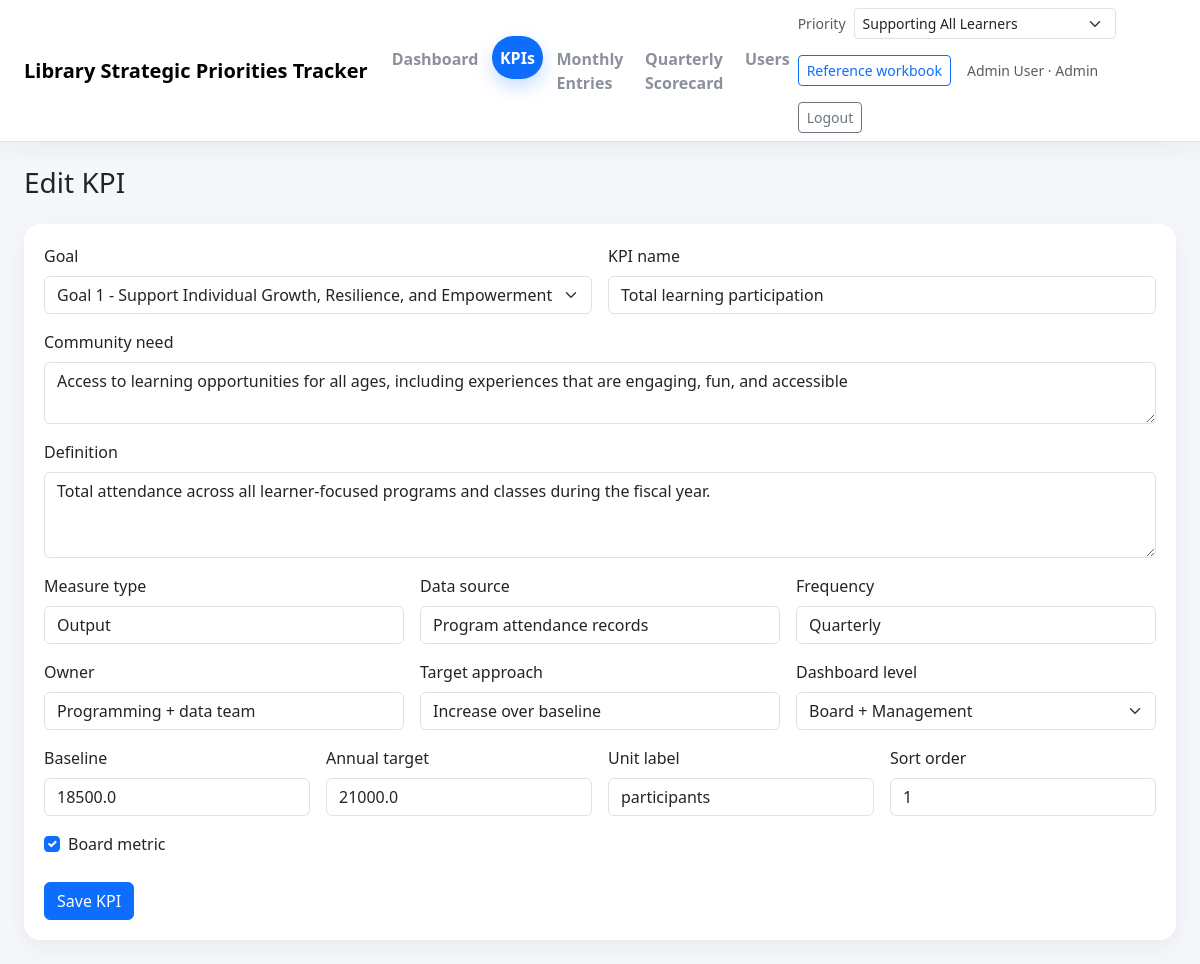
The app's page /kpis/1/edit (signed in) with its own data.
### app/models.py (models this page shows, shortened)
class TimestampMixin:
    created_at: Mapped[datetime] = mapped_column(default=datetime.utcnow, nullable=False)
    updated_at: Mapped[datetime] = mapped_column(default=datetime.utcnow, onupdate=datetime.utcnow, nullable=False)

class User(UserMixin, TimestampMixin, db.Model):
    __tablename__ = 'users'
    id: Mapped[int] = mapped_column(primary_key=True)
    full_name: Mapped[str] = mapped_column(db.String(120), nullable=False)
    email: Mapped[str] = mapped_column(db.String(255), unique=True, nullable=False, index=True)
    role: Mapped[str] = mapped_column(db.String(20), default='viewer', nullable=False)
    password_hash: Mapped[str] = mapped_column(db.String(255), nullable=False)
    is_active_user: Mapped[bool] = mapped_column(default=True, nullable=False)
    monthly_entries: Mapped[list['MonthlyEntry']] = relationship(back_populates='entered_by')
    kpi_updates: Mapped[list['KPIQuarterlyActual']] = relationship(back_populates='updated_by')
    @property
    def is_active(self) -> bool:
        return self.is_active_user
    def can_edit(self) -> bool:
        return self.role in {'admin', 'editor'}

class KPIDefinition(TimestampMixin, db.Model):
    __tablename__ = 'kpi_definitions'
    id: Mapped[int] = mapped_column(primary_key=True)
    priority_id: Mapped[int] = mapped_column(ForeignKey('strategic_priorities.id'), nullable=False, index=True)
    goal_id: Mapped[int | None] = mapped_column(ForeignKey('strategic_goals.id'))
    name: Mapped[str] = mapped_column(db.String(200), nullable=False)
    community_need: Mapped[str] = mapped_column(db.Text, nullable=False)
    definition: Mapped[str] = mapped_column(db.Text, nullable=False)
    measure_type: Mapped[str] = mapped_column(db.String(50), nullable=False)
    data_source: Mapped[str] = mapped_column(db.String(200), nullable=False)
    frequency: Mapped[str] = mapped_column(db.String(50), nullable=False)
    owner: Mapped[str] = mapped_column(db.String(120), nullable=False)
    target_approach: Mapped[str] = mapped_column(db.String(200), nullable=False)
    dashboard_level: Mapped[str] = mapped_column(db.String(50), nullable=False)
    is_board_metric: Mapped[bool] = mapped_column(default=False, nullable=False)
    baseline_value: Mapped[float | None] = mapped_column(db.Float)
    annual_target: Mapped[float | None] = mapped_column(db.Float)
    unit_label: Mapped[str | None] = mapped_column(db.String(50))
    sort_order: Mapped[int] = mapped_column(default=0, nullable=False)
    priority: Mapped[StrategicPriority] = relationship(back_populates='kpis')
    goal: Mapped[StrategicGoal | None] = relationship(back_populates='kpis')
    quarterly_actuals: Mapped[list['KPIQuarterlyActual']] = relationship(back_populates='kpi', cascade='all, delete-orphan')

### app/main/routes.py (the view)
@main_bp.route('/kpis/<int:kpi_id>/edit', methods=['GET', 'POST'])
@login_required
def kpi_edit(kpi_id: int):
    require_editor()
    item = KPIDefinition.query.get_or_404(kpi_id)
    priority = item.priority
    form = KPIForm(obj=item)
    populate_kpi_form(form, priority)
    if form.validate_on_submit():
        form.populate_obj(item)
        item.unit_label = form.unit_label.data.strip() if form.unit_label.data else None
        db.session.commit()
        flash('KPI updated.', 'success')
        return redirect(url_for('main.kpis', priority_id=priority.id))
    return render_template('main/kpi_form.html', form=form, title='Edit KPI', priority=priority)

### app/main/routes.py (called while the page is built)
def get_priority(priority_id: int | None = None) -> StrategicPriority:
    query = StrategicPriority.query.order_by(StrategicPriority.id)
    if priority_id:
        priority = db.session.get(StrategicPriority, priority_id)
        if not priority:
            abort(404)
        return priority
    requested = request.args.get('priority_id', type=int)
    if requested:
        priority = db.session.get(StrategicPriority, requested)
        if priority:
            return priority
    priority = query.first()
    if not priority:
        abort(404)
    return priority

@main_bp.app_context_processor
def inject_globals():
    selected = None
    try:
        selected = get_priority()
    except Exception:
        selected = None
    return {
        'current_fiscal_year': current_fiscal_year(),
        'all_priorities': StrategicPriority.query.order_by(StrategicPriority.id).all(),
        'selected_priority': selected,
    }

def require_editor():
    if not current_user.is_authenticated or not current_user.can_edit():
        abort(403)

def populate_kpi_form(form: KPIForm, priority: StrategicPriority) -> None:
    goals = StrategicGoal.query.filter_by(priority_id=priority.id).order_by(StrategicGoal.code).all()
    form.goal_id.choices = [(g.id, f'{g.code} - {g.title}') for g in goals]

### app/models.py (called while the page is built)
@login_manager.user_loader
def load_user(user_id: str) -> User | None:
    return db.session.get(User, int(user_id))

### app/services.py (called while the page is built)
def current_fiscal_year(today: date | None = None) -> int:
    today = today or date.today()
    return today.year + 1 if today.month >= 7 else today.year

### app/templates/main/kpi_form.html (shortened to what this page needs)
{% extends 'base.html' %}
{% block content %}
<h1 class="h3 mb-4">{{ title }}</h1>
<form method="post" class="form-section">
  <div class="row g-3">
    <div class="col-md-6">{{ form.goal_id.label(class='form-label') }}{{ form.goal_id(class='form-select') }}</div>
    <div class="col-md-6">{{ form.name.label(class='form-label') }}{{ form.name(class='form-control') }}</div>
    <div class="col-12">{{ form.community_need.label(class='form-label') }}{{ form.community_need(class='form-control', rows=2) }}</div>
    <div class="col-12">{{ form.definition.label(class='form-label') }}{{ form.definition(class='form-control', rows=3) }}</div>
    <div class="col-md-4">{{ form.measure_type.label(class='form-label') }}{{ form.measure_type(class='form-control') }}</div>
    <div class="col-md-4">{{ form.data_source.label(class='form-label') }}{{ form.data_source(class='form-control') }}</div>
    <div class="col-md-4">{{ form.frequency.label(class='form-label') }}{{ form.frequency(class='form-control') }}</div>
    <div class="col-md-4">{{ form.owner.label(class='form-label') }}{{ form.owner(class='form-control') }}</div>
    <div class="col-md-4">{{ form.target_approach.label(class='form-label') }}{{ form.target_approach(class='form-control') }}</div>
    <div class="col-md-4">{{ form.dashboard_level.label(class='form-label') }}{{ form.dashboard_level(class='form-select') }}</div>
    <div class="col-md-3">{{ form.baseline_value.label(class='form-label') }}{{ form.baseline_value(class='form-control') }}</div>
    <div class="col-md-3">{{ form.annual_target.label(class='form-label') }}{{ form.annual_target(class='form-control') }}</div>
    <div class="col-md-3">{{ form.unit_label.label(class='form-label') }}{{ form.unit_label(class='form-control') }}</div>
    <div class="col-md-3">{{ form.sort_order.label(class='form-label') }}{{ form.sort_order(class='form-control') }}</div>
    <div class="col-12 form-check ms-2">{{ form.is_board_metric(class='form-check-input') }} {{ form.is_board_metric.label(class='form-check-label') }}</div>
  </div>
  <div class="mt-4">{{ form.submit(class='btn btn-primary') }}</div>
</form>
{% endblock %}

### app/templates/base.html (shortened to what this page needs)
<!doctype html>
<html lang="en">
<head>
  <link href="https://cdn.jsdelivr.net/npm/bootstrap@5.3.3/dist/css/bootstrap.min.css" rel="stylesheet">
  <link rel="stylesheet" href="{{ url_for('static', filename='css/styles.css') }}">
</head>
<body data-endpoint="{{ request.endpoint or '' }}">
<nav class="navbar navbar-expand-lg bg-white border-bottom mb-4 app-navbar">
  <div class="container-fluid px-4">
    <a class="navbar-brand" href="{{ url_for('main.dashboard', priority_id=selected_priority.id if selected_priority else None) }}">{{ config.APP_NAME }}</a>
    {% if current_user.is_authenticated %}
    <div class="collapse navbar-collapse" id="navMain">
      <ul class="navbar-nav me-auto mb-2 mb-lg-0 app-nav-tabs" id="primaryNav">
        <li class="nav-item"><a class="nav-link" data-nav-key="dashboard" href="{{ url_for('main.dashboard', priority_id=selected_priority.id if selected_priority else None) }}">Dashboard</a></li>
        <li class="nav-item"><a class="nav-link" data-nav-key="kpis" href="{{ url_for('main.kpis', priority_id=selected_priority.id if selected_priority else None) }}">KPIs</a></li>
        <li class="nav-item"><a class="nav-link" data-nav-key="entries" href="{{ url_for('main.entries', priority_id=selected_priority.id if selected_priority else None) }}">Monthly Entries</a></li>
        <li class="nav-item"><a class="nav-link" data-nav-key="scorecard" href="{{ url_for('main.scorecard', priority_id=selected_priority.id if selected_priority else None) }}">Quarterly Scorecard</a></li>
        {% if current_user.role == 'admin' %}
        <li class="nav-item"><a class="nav-link" data-nav-key="manage_users" href="{{ url_for('main.manage_users', priority_id=selected_priority.id if selected_priority else None) }}">Users</a></li>
        {% endif %}
      </ul>
      <div class="d-flex gap-3 align-items-center flex-wrap">
        {% if all_priorities %}
        <form method="get" action="{{ url_for('main.switch_priority') }}" class="d-flex align-items-center gap-2">
          <label class="small text-muted">Priority</label>
          <select name="priority_id" class="form-select form-select-sm" onchange="this.form.submit()">
            {% for p in all_priorities %}
            <option value="{{ p.id }}" {% if selected_priority and p.id == selected_priority.id %}selected{% endif %}>{{ p.name }}</option>
            {% endfor %}
          </select>
        </form>
        {% endif %}
        {% if selected_priority and selected_priority.workbook_filename %}
        <a class="btn btn-outline-primary btn-sm" href="{{ url_for('main.download_reference_workbook', priority_id=selected_priority.id) }}">Reference workbook</a>
        {% endif %}
        <span class="text-muted small">{{ current_user.full_name }} · {{ current_user.role|title }}</span>
        <a class="btn btn-outline-secondary btn-sm" href="{{ url_for('auth.logout') }}">Logout</a>
      </div>
    </div>
    {% endif %}
  </div>
</nav>
<div class="container-fluid px-4 pb-4">
  {% block content %}{% endblock %}
</div>
</body>
</html>

### app/static/css/styles.css (style rules this page uses)
body { background: #f5f7fb; }
.navbar-brand { font-weight: 700; }
.app-navbar { box-shadow: 0 8px 24px rgba(25, 35, 58, 0.05); }
.app-nav-tabs { gap: 0.35rem; }
.app-nav-tabs .nav-link { position: relative; border-radius: 999px; padding: 0.6rem 1rem; font-weight: 600; transition: all 0.2s ease; }
.app-nav-tabs .nav-link.is-active { background: #0d6efd; color: #fff !important; box-shadow: 0 8px 18px rgba(13, 110, 253, 0.22); transform: translateY(-1px); }
.app-nav-tabs .nav-link.is-inactive { color: #6b7280 !important; background: transparent; opacity: 0.78; }
.form-section { background: #fff; border-radius: 1rem; padding: 1.25rem; box-shadow: 0 8px 24px rgba(25, 35, 58, 0.06); }

### records on screen
User: full_name "Admin User", role "Admin"
KPIDefinition: goal_id "Goal 1 - Support Individual Growth, Resilience, and Empowerment", name "Total learning participation", community_need "Access to learning opportunities for all ages, including experiences that are engaging, fun, and accessible", definition "Total attendance across all learner-focused programs and classes during the fiscal year.", measure_type "Output", data_source "Program attendance records", frequency "Quarterly", owner "Programming + data team", target_approach "Increase over baseline", dashboard_level "Board + Management", baseline_value "18500.0", annual_target "21000.0", unit_label "participants", sort_order "1", is_board_metric "☑"

### other values on screen
{{ config.APP_NAME }} "Library Strategic Priorities Tracker"
{{ title }} "Edit KPI"
form field priority_id "Supporting All Learners"
